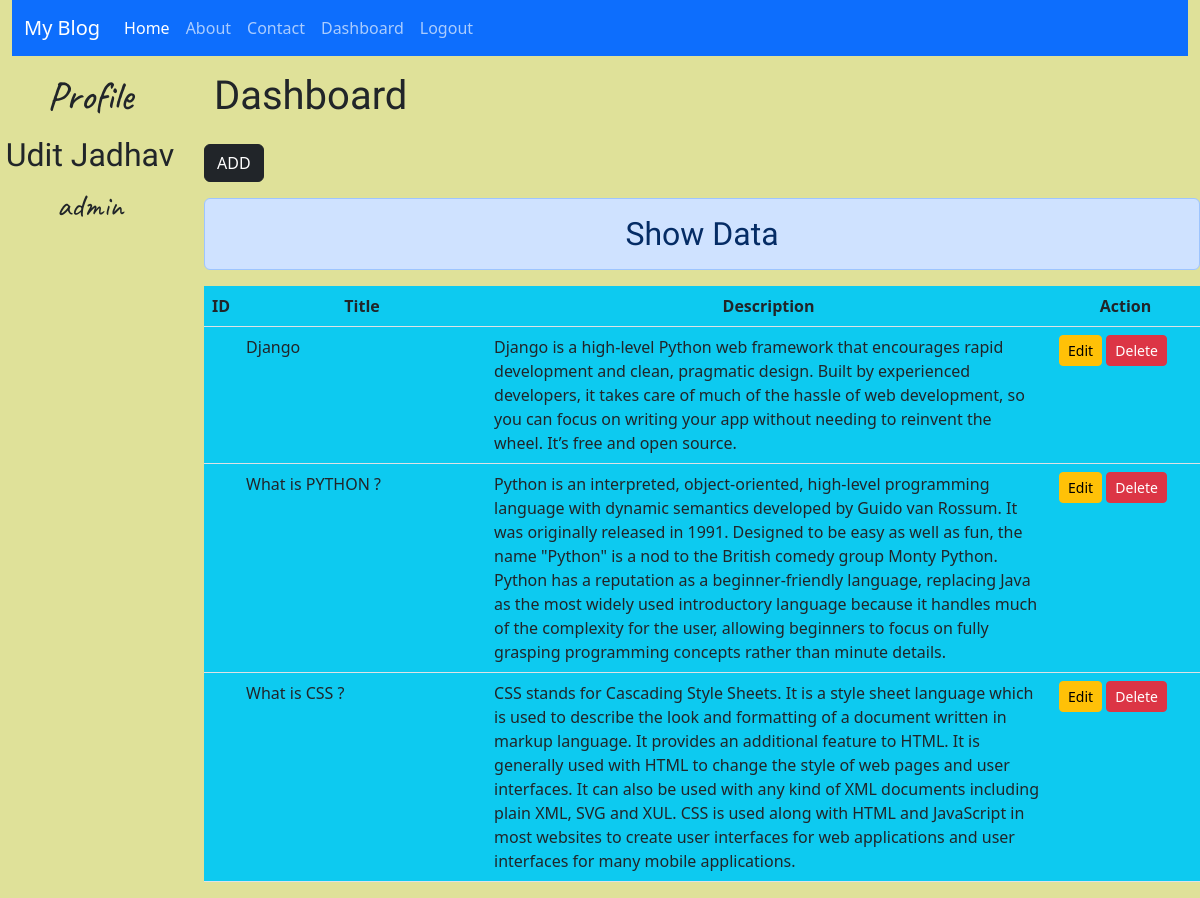
Screenshot of /dashboard/ (signed in) with the database file from the repository.
### postblog/models.py (models this page shows)
class Myblog(models.Model):
    title=models.CharField(max_length=100)
    con=models.TextField()

### postblog/views.py (the view)
# urls.py: path('dashboard/',views.dashboard,name='dashboard'),
def dashboard(request):
    if request.user.is_authenticated:
      blogs=Myblog.objects.all()
      user=request.user
      name=user.get_full_name()
      grps=user.groups.all()
      return render(request,'dashb.html',{'blog':blogs,'fullname':name,'groups':grps})
    else:
     return HttpResponseRedirect('/login/')

### postblog/templates/dashb.html (shortened to what this page needs)
{% extends 'main.html' %}
{% load static %}
{% block content %}
<div class="col-sm-10">
        <h3 class="text-dark mt-3 font-xo fs-1"> &nbsp;Dashboard </h3>
        <a href="{% url 'add' %}" class=" btn btn-dark my-3 "> ADD </a>
        <h3 class="alert alert-primary text-center font-st fs-2"> Show Data</h3>
  {% if blog %}
   <table class="table table-hover bg-info">
     <thead>
       <tr class="text-center">
         <th scope="col" style="width:3%">ID</th>
         <th scope="col" style="width:25%">Title</th>
         <th scope="col" style="width:57%">Description</th>
         <th scope="col" style="width:15%">Action</th>
       </tr>
     </thead>
     <tbody>
      {% for data in blog %}
       <tr>
         <th scope="row">{{blog.id}}</th>
         <td>{{data.title}}</td>
         <td>{{data.con}}</td>
         <td> <a href="{% url 'myupdate' data.id %}" class="btn btn-warning btn-sm">Edit</a>
          {% if perms.postblog.mydelete %}
            <form action="{% url 'delete' data.id %}" method="POST" class="d-inline">
              <input type="submit" class="btn btn-danger btn-sm" value="Delete">
             </form>
          {% endif %}
         </td>
       </tr>
      {% endfor %}
     </tbody>
   </table>
  {% else %}
   <h4 class="text-center alert alert-danger">No Records</h4>
  {% endif %}
{% endblock %}
{% block sidebar %}
<div class="col-sm-2 text text-center text-dark">
  <h2 class="my-3 font-my fs-1" >Profile</h2>
  <h3 class="mt-3 font-xo fs-2">{{fullname}}</h3>
  {% for grp in groups %}
   <span class="font-my fs-2">{{grp.name}} </span>
  {% endfor %}
</div>
{%  endblock %}

### postblog/static/css/mycss.css (style rules this page uses)
body { background-color:#b1b40066; }
.font-xo { font-family: 'Exo 2', sans-serif; }
.font-my { font-family: 'Caveat', cursive; }
.font-st { font-family: 'Satisfy', cursive; }

### rows the page displays
Myblog: title "Django", con "Django is a high-level Python web framework that encourages rapid development and clean, pragmatic design. Built by experienced developers, it takes care of much of the hassle of web development, so you can focus on writing your app without needing to reinvent the wheel. It’s free and open source."
Myblog: title "What is PYTHON ?", con "Python is an interpreted, object-oriented, high-level programming language with dynamic semantics developed by Guido van Rossum. It was originally released in 1991. Designed to be easy as well as fun, the name \"Python\" is a nod to the British comedy group Monty Python. Python has a reputation as a beginner-friendly language, replacing Java as the most widely used introductory language because it handles much of the complexity for the user, allowing beginners to focus on fully grasping programming concepts rather than minute details."
Myblog: title "What is CSS ?", con "CSS stands for Cascading Style Sheets. It is a style sheet language which is used to describe the look and formatting of a document written in markup language. It provides an additional feature to HTML. It is generally used with HTML to change the style of web pages and user interfaces. It can also be used with any kind of XML documents including plain XML, SVG and XUL. CSS is used along with HTML and JavaScript in most websites to create user interfaces for web applications and user interfaces for many mobile applications."

### other values shown
{{ fullname }} "Udit Jadhav"
{{ grp.name }} "admin"
